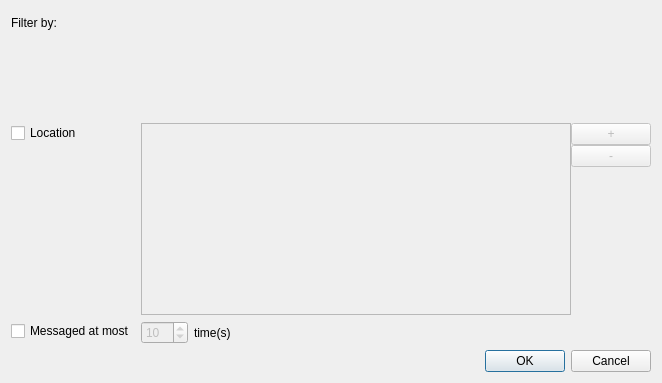
<?xml version="1.0" encoding="UTF-8"?>
<ui version="4.0">
 <class>Dialog</class>
 <widget class="QDialog" name="Dialog">
  <property name="geometry">
   <rect>
    <x>0</x>
    <y>0</y>
    <width>662</width>
    <height>383</height>
   </rect>
  </property>
  <property name="windowTitle">
   <string>Dialog</string>
  </property>
  <layout class="QGridLayout" name="gridLayout">
   <item row="0" column="0">
    <layout class="QFormLayout" name="formLayout">
     <item row="0" column="0">
      <widget class="QLabel" name="label_4">
       <property name="text">
        <string>Filter by:</string>
       </property>
      </widget>
     </item>
     <item row="1" column="0">
      <widget class="QCheckBox" name="useLocation">
       <property name="text">
        <string>Location</string>
       </property>
      </widget>
     </item>
     <item row="2" column="0">
      <widget class="QCheckBox" name="useMaxMessages">
       <property name="text">
        <string>Messaged at most</string>
       </property>
      </widget>
     </item>
     <item row="2" column="1">
      <layout class="QHBoxLayout" name="horizontalLayout">
       <item>
        <widget class="QSpinBox" name="numMessages">
         <property name="enabled">
          <bool>false</bool>
         </property>
         <property name="sizePolicy">
          <sizepolicy hsizetype="Fixed" vsizetype="Fixed">
           <horstretch>0</horstretch>
           <verstretch>0</verstretch>
          </sizepolicy>
         </property>
         <property name="maximum">
          <number>500</number>
         </property>
         <property name="value">
          <number>10</number>
         </property>
        </widget>
       </item>
       <item>
        <widget class="QLabel" name="label_3">
         <property name="text">
          <string>time(s)</string>
         </property>
        </widget>
       </item>
      </layout>
     </item>
     <item row="1" column="1">
      <widget class="QWidget" name="location" native="true">
       <property name="enabled">
        <bool>false</bool>
       </property>
       <property name="sizePolicy">
        <sizepolicy hsizetype="Expanding" vsizetype="Expanding">
         <horstretch>0</horstretch>
         <verstretch>0</verstretch>
        </sizepolicy>
       </property>
       <layout class="QGridLayout" name="gridLayout_2">
        <property name="leftMargin">
         <number>0</number>
        </property>
        <property name="topMargin">
         <number>0</number>
        </property>
        <property name="rightMargin">
         <number>0</number>
        </property>
        <property name="bottomMargin">
         <number>0</number>
        </property>
        <property name="spacing">
         <number>0</number>
        </property>
        <item row="0" column="0">
         <layout class="QHBoxLayout" name="horizontalLayout_2">
          <item>
           <widget class="QListWidget" name="locationsList"/>
          </item>
          <item>
           <layout class="QVBoxLayout" name="verticalLayout">
            <item>
             <widget class="QPushButton" name="addLFButton">
              <property name="sizePolicy">
               <sizepolicy hsizetype="Fixed" vsizetype="Fixed">
                <horstretch>0</horstretch>
                <verstretch>0</verstretch>
               </sizepolicy>
              </property>
              <property name="text">
               <string>+</string>
              </property>
             </widget>
            </item>
            <item>
             <widget class="QPushButton" name="deleteLFButton">
              <property name="enabled">
               <bool>false</bool>
              </property>
              <property name="sizePolicy">
               <sizepolicy hsizetype="Fixed" vsizetype="Fixed">
                <horstretch>0</horstretch>
                <verstretch>0</verstretch>
               </sizepolicy>
              </property>
              <property name="text">
               <string>-</string>
              </property>
             </widget>
            </item>
            <item>
             <spacer name="verticalSpacer">
              <property name="orientation">
               <enum>Qt::Vertical</enum>
              </property>
              <property name="sizeHint" stdset="0">
               <size>
                <width>20</width>
                <height>40</height>
               </size>
              </property>
             </spacer>
            </item>
           </layout>
          </item>
         </layout>
        </item>
       </layout>
      </widget>
     </item>
    </layout>
   </item>
   <item row="1" column="0">
    <widget class="QDialogButtonBox" name="buttonBox">
     <property name="orientation">
      <enum>Qt::Horizontal</enum>
     </property>
     <property name="standardButtons">
      <set>QDialogButtonBox::Cancel|QDialogButtonBox::Ok</set>
     </property>
    </widget>
   </item>
  </layout>
 </widget>
 <resources/>
 <connections>
  <connection>
   <sender>buttonBox</sender>
   <signal>accepted()</signal>
   <receiver>Dialog</receiver>
   <slot>accept()</slot>
   <hints>
    <hint type="sourcelabel">
     <x>248</x>
     <y>254</y>
    </hint>
    <hint type="destinationlabel">
     <x>157</x>
     <y>274</y>
    </hint>
   </hints>
  </connection>
  <connection>
   <sender>buttonBox</sender>
   <signal>rejected()</signal>
   <receiver>Dialog</receiver>
   <slot>reject()</slot>
   <hints>
    <hint type="sourcelabel">
     <x>316</x>
     <y>260</y>
    </hint>
    <hint type="destinationlabel">
     <x>286</x>
     <y>274</y>
    </hint>
   </hints>
  </connection>
 </connections>
</ui>
